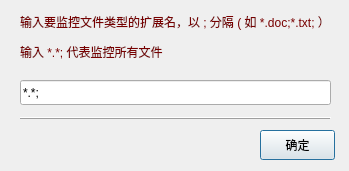
<?xml version="1.0" encoding="UTF-8"?>
<ui version="4.0">
 <class>FileMonTypeDlg</class>
 <widget class="QDialog" name="FileMonTypeDlg">
  <property name="geometry">
   <rect>
    <x>0</x>
    <y>0</y>
    <width>349</width>
    <height>171</height>
   </rect>
  </property>
  <property name="windowTitle">
   <string>监控指定类型的文件</string>
  </property>
  <property name="styleSheet">
   <string notr="true">QWidget
{
	font-family:&quot;Microsoft Yahei&quot;;
}</string>
  </property>
  <widget class="QLineEdit" name="edtExt">
   <property name="geometry">
    <rect>
     <x>20</x>
     <y>80</y>
     <width>311</width>
     <height>25</height>
    </rect>
   </property>
   <property name="minimumSize">
    <size>
     <width>0</width>
     <height>25</height>
    </size>
   </property>
   <property name="maximumSize">
    <size>
     <width>16777215</width>
     <height>25</height>
    </size>
   </property>
   <property name="text">
    <string>*.*;</string>
   </property>
   <property name="placeholderText">
    <string>输入文件扩展名，以 ; 分隔 ( 如 *.doc; )</string>
   </property>
  </widget>
  <widget class="QPushButton" name="btnOk">
   <property name="geometry">
    <rect>
     <x>260</x>
     <y>130</y>
     <width>75</width>
     <height>30</height>
    </rect>
   </property>
   <property name="minimumSize">
    <size>
     <width>0</width>
     <height>30</height>
    </size>
   </property>
   <property name="maximumSize">
    <size>
     <width>16777215</width>
     <height>30</height>
    </size>
   </property>
   <property name="text">
    <string>确定</string>
   </property>
  </widget>
  <widget class="QLabel" name="label">
   <property name="geometry">
    <rect>
     <x>20</x>
     <y>10</y>
     <width>321</width>
     <height>25</height>
    </rect>
   </property>
   <property name="maximumSize">
    <size>
     <width>16777215</width>
     <height>25</height>
    </size>
   </property>
   <property name="styleSheet">
    <string notr="true">QLabel
{
	color:rgb(120, 0, 0);
}</string>
   </property>
   <property name="text">
    <string>&lt;html&gt;&lt;head/&gt;&lt;body&gt;&lt;p&gt;输入要监控文件类型的扩展名，以 ; 分隔 ( 如 *.doc;*.txt; ）&lt;/p&gt;&lt;/body&gt;&lt;/html&gt;</string>
   </property>
  </widget>
  <widget class="QLabel" name="label_2">
   <property name="geometry">
    <rect>
     <x>20</x>
     <y>40</y>
     <width>271</width>
     <height>25</height>
    </rect>
   </property>
   <property name="maximumSize">
    <size>
     <width>16777215</width>
     <height>25</height>
    </size>
   </property>
   <property name="styleSheet">
    <string notr="true">QLabel
{
	color:rgb(120, 0, 0);
}</string>
   </property>
   <property name="text">
    <string>&lt;html&gt;&lt;head/&gt;&lt;body&gt;&lt;p&gt;输入 *.*; 代表监控所有文件&lt;/p&gt;&lt;/body&gt;&lt;/html&gt;</string>
   </property>
  </widget>
  <widget class="QFrame" name="frame">
   <property name="geometry">
    <rect>
     <x>20</x>
     <y>110</y>
     <width>311</width>
     <height>16</height>
    </rect>
   </property>
   <property name="frameShape">
    <enum>QFrame::HLine</enum>
   </property>
   <property name="frameShadow">
    <enum>QFrame::Raised</enum>
   </property>
  </widget>
 </widget>
 <layoutdefault spacing="6" margin="11"/>
 <tabstops>
  <tabstop>btnOk</tabstop>
  <tabstop>edtExt</tabstop>
 </tabstops>
 <resources/>
 <connections/>
</ui>
